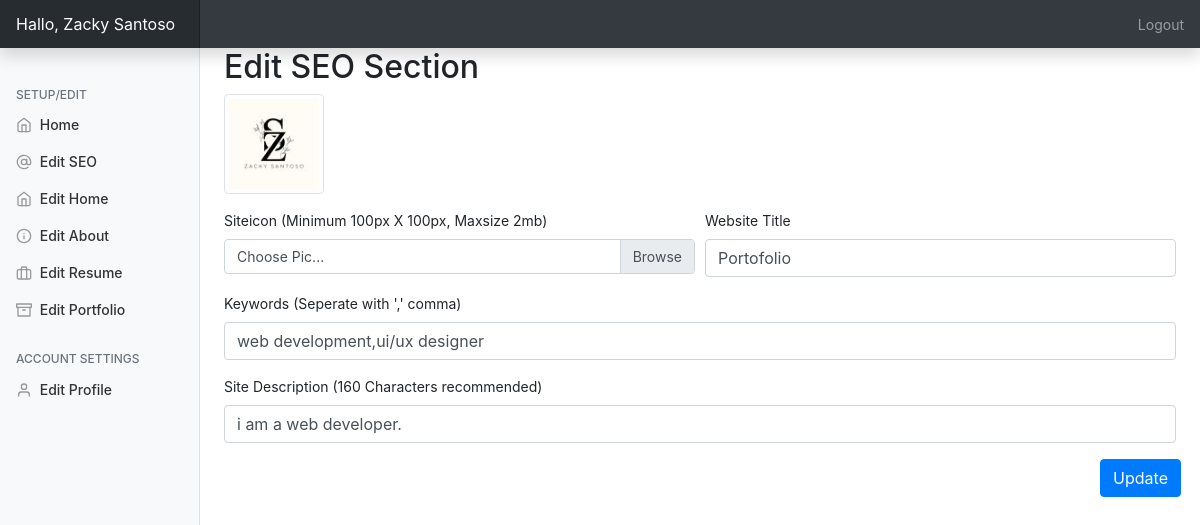
The page /admin/?editseo=true (signed in) on the database its author committed.
### tables this page shows
CREATE TABLE `personal_setup` (
  `id` int(11) NOT NULL,
  `profilepic` varchar(250) NOT NULL,
  `name` varchar(250) NOT NULL,
  `twitter` varchar(200) NOT NULL,
  `facebook` varchar(200) NOT NULL,
  `instagram` varchar(200) NOT NULL,
  `skype` varchar(200) NOT NULL,
  `linkedin` varchar(200) NOT NULL,
  `github` varchar(200) NOT NULL,
  `homewallpaper` varchar(200) NOT NULL,
  `professions` varchar(200) NOT NULL,
  `location` text NOT NULL,
  `mobile` varchar(200) NOT NULL,
  `emailid` varchar(200) NOT NULL
);

CREATE TABLE `basic_setup` (
  `id` int(11) NOT NULL,
  `title` varchar(250) NOT NULL,
  `description` text NOT NULL,
  `keyword` text NOT NULL,
  `icon` varchar(250) NOT NULL
);

### admin/php/seo.php (the view, shortened to what this page needs)
<h2>Edit SEO Section</h2>
         <form method="post" action="php/useo.php" enctype="multipart/form-data">
  <div class="form-row">
  <div class="form-group col-md-12">
<img src="../assets/img/<?=$data['icon']?>" class="img-thumbnail ooo">
  </div>
  <div class="form-group col-md-6">
  <label>Siteicon (Minimum 100px X 100px, Maxsize 2mb)</label>
  <div class="custom-file">
    <label class="custom-file-label" for="projectpic">Choose Pic...</label>
  </div></div>
   <div class="form-group col-md-6 mt-auto">
      <label for="name">Website Title</label>
      <input type="name" name="title" value="<?=$data['title']?>" class="form-control" id="name" placeholder="Website Name">
    </div>
    <div class="form-group col-md-12">
      <label for="email">Keywords (Seperate with ',' comma)</label>
      <input type="text" name="keywords" value="<?=$data['keyword']?>" class="form-control" id="email" placeholder="">
    </div>
    <div class="form-group col-md-12">
      <label for="email">Site Description (160 Characters recommended)</label>
      <input type="text" value="<?=$data['description']?>" name="description" class="form-control" id="email" placeholder="website description">
    </div>
    <div class="form-group ml-auto">
        <input type="submit" name="seo" class="btn btn-primary" value="Update">
    </div>
</form>

### admin/css/dashboard.css (style rules this page uses)
body { font-size: .875rem; }

### admin/index.php (style rules this page uses)
.ooo { height: 100px; }

### rows shown on the page
personal_setup: basic_setup.icon (picture), title "Portofolio", keywords "web development,ui/ux designer", description "i am a web developer."

### other values the page prints
$_SESSION['username'] "Zacky Santoso"
